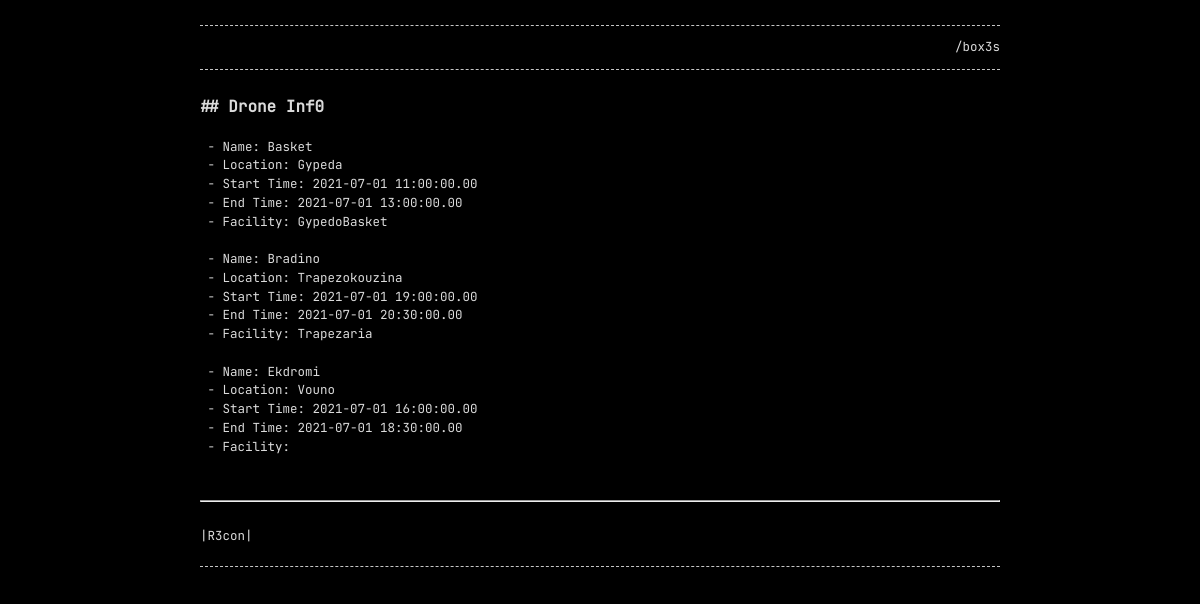
/website/html/boxes/get_activity.php, run on the app's committed database.
### tables this page shows
CREATE TABLE ACTIVITY (
    A_Name VARCHAR(32) NOT NULL,
    A_Location VARCHAR(32) NOT NULL,
    A_StartTime DATETIME(2) NOT NULL,
    A_EndTime DATETIME(2) NOT NULL,
    FA_Name VARCHAR(32) NULL,
    PRIMARY KEY(A_Name),
    FOREIGN KEY(FA_Name) REFERENCES FACILITY(FA_Name)
);

### website/html/boxes/get_activity.php (the view, shortened to what this page needs)
<!DOCTYPE html>
<html lang="en">
<head>
    <link rel="stylesheet" href="../../css/main-dark.css" />
</head>
<body>
    <div class="container">
        <header>
            <div class="menu">
                <ul>
                    <li><a href="./box3s.html">/box3s</a></li>
                </ul>
            </div>
        </header>
        <main>
        <h2>Drone Inf0</h2>
        <p>
<?php
require('../connect.php');
$query = "SELECT * FROM ACTIVITY LIMIT 3";
$result = mysqli_query($con,$query);
if (mysqli_num_rows($result) > 0) {
    while($row = mysqli_fetch_assoc($result)) {
            echo " - Name: " . $row["A_Name"]. "<br>".
                " - Location: " . $row["A_Location"]. "<br>".
                " - Start Time: " . $row["A_StartTime"]. "<br>".
                " - End Time: " . $row["A_EndTime"]. "<br>".
                " - Facility: " . $row["FA_Name"]. "<br>".
                "<br>";
    }
}
else {
    echo "0 results";
}
?>
        </main>
        <hr>
        <br>
        <form name="info" action="" method="get">
            <input type="submit" name="submit" value="|R3con|" />
        </form>
        <footer>
        </footer>
    </div>
</body>
<p>
</html>

### website/css/main-dark.css (style rules this page uses)
:root { --base-color: #DBDBDB;--primary-color: #A2FC8F;--border: dashed 1px rgba(219, 219, 219, 0.9);--selection-background: rgba(219, 219, 219, 0.99);--selection-text: #000;--background-color: #000;--text-color: var(--base-color);--placeholder-color: var(--base-color);--link-color: var(--base-color);--code-color-1: #aaaaaa;--code-color-2: #ffffcc;--code-color-3: #F00000;--code-color-4: #F0A0A0;--code-color-5: #b38aff;--code-color-6: #5ba711;--code-color-7: #e4e477;--code-color-8: #000080;--code-color-9: #05ca05;--code-color-10: #888888;--code-color-11: #555555;--code-color-12: #800080;--code-color-13: #00d4d4;--code-color-14: #00c1c1;--code-color-15: #ed9d13;--code-color-16: #1e90ff;--code-color-17: #800000;--code-color-18: #bbbbbb }
body { background-color:var(--background-color);margin:0 auto;padding:0;font-family:JetBrainsMono,monospace;font-size:12.5px;color:var(--text-color);text-align:left;line-height:1.5 !important }
h2 { font-size:16px;margin:0px;margin-top:22px;font-weight:bold;color:var(--text-color) }
p,ul,ol { margin:0px;color:var(--text-color) }
a { text-decoration:underline;color:var(--link-color) }
h2:before { content:"##";margin-right:9px }
.container { width:90%;max-width:800px;margin-right:auto;margin-left:auto }
p { word-wrap:break-word;word-break:break-word;white-space:pre-wrap }
footer { color:var(--text-color);border-top:var(--border);margin:20px auto 15px;padding-top:10px;text-align:right }
header { margin-top:25px;margin-bottom:10px }
footer { margin-bottom:20px }
.menu { border-top:var(--border);border-bottom:var(--border);margin-bottom:25px }
.menu ul { margin-top:12px;margin-bottom:12px;padding-left:0px;list-style-type:none;text-align:right }
.menu ul li { display:inline;margin-left:10px }
.menu ul li a { text-decoration:none;color:var(--text-color) }
input,select,textarea { padding:0;margin:0;-webkit-appearance:none;-webkit-border-radius:0;border:none }
input,select,textarea,textarea::-webkit-input-placeholder { text-indent:0px }
::placeholder { color:var(--placeholder-color);opacity:1 }
input[type=submit] { font-size:12.5px;font-family:JetBrainsMono,monospace;line-height:1.5;cursor:pointer;color:var(--link-color);background-color:var(--background-color) }

### data on the page
activity: A_Name "Basket", A_Location "Gypeda", A_StartTime "2021-07-01 11:00:00.00", A_EndTime "2021-07-01 13:00:00.00", FA_Name "GypedoBasket"
activity: A_Name "Bradino", A_Location "Trapezokouzina", A_StartTime "2021-07-01 19:00:00.00", A_EndTime "2021-07-01 20:30:00.00", FA_Name "Trapezaria"
activity: A_Name "Ekdromi", A_Location "Vouno", A_StartTime "2021-07-01 16:00:00.00", A_EndTime "2021-07-01 18:30:00.00"
